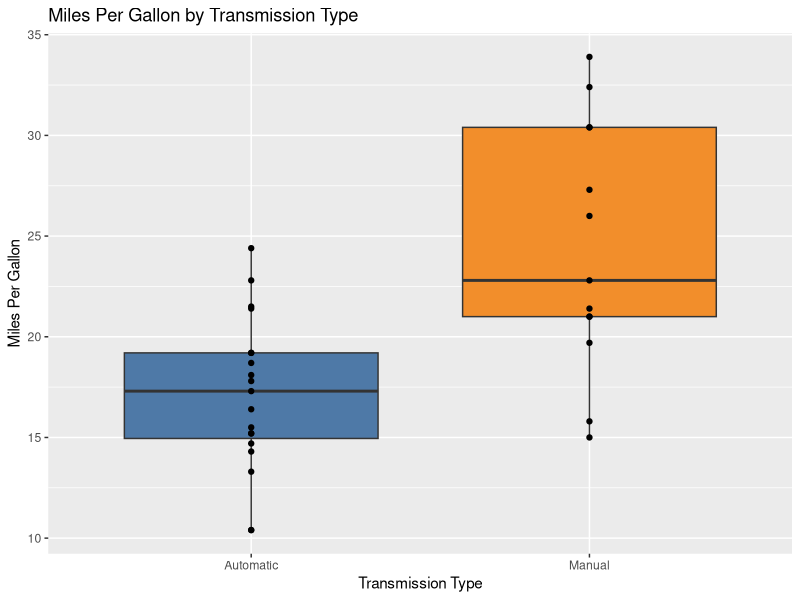

The R script that drew this image:
## ---- chunk 1
knitr::opts_chunk$set(echo = TRUE)
## ---- chunk 2
## Load packages
library(tidyverse)
library(ggplot2)
## ---- chunk 3
## Load dataset
data(mtcars) 

## Take a look at dimensions, etc.
head(mtcars, 3)
dim(mtcars)
map(mtcars, class)
## ---- chunk 4
## Change appropriate variables to factor class
mtcars <- mtcars %>% 
        mutate(across(c(cyl, vs, am, gear, carb), ~ as.factor(.)))
## ---- chunk 5
## Miles Per Gallon by Transmission Type
mtcars %>% ggplot(aes(x = am, y = mpg, fill = am)) +
        ggthemes::scale_fill_tableau() +
        geom_boxplot(show.legend = FALSE) +
        geom_point(show.legend = FALSE) +
        labs(x = "Transmission Type", y = "Miles Per Gallon") +
        ggtitle("Miles Per Gallon by Transmission Type") +
        scale_x_discrete(labels = c("Automatic", "Manual"))
        theme_bw() 
